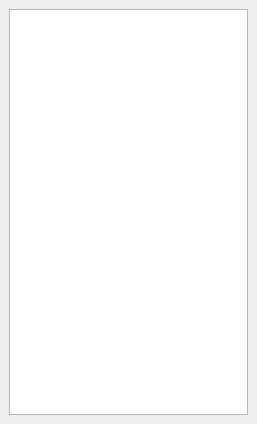
<?xml version="1.0" encoding="UTF-8"?>
<ui version="4.0">
 <class>PanelTopics</class>
 <widget class="QWidget" name="PanelTopics">
  <property name="geometry">
   <rect>
    <x>0</x>
    <y>0</y>
    <width>257</width>
    <height>424</height>
   </rect>
  </property>
  <property name="windowTitle">
   <string>Topics</string>
  </property>
  <layout class="QVBoxLayout">
   <property name="spacing">
    <number>6</number>
   </property>
   <property name="margin">
    <number>9</number>
   </property>
   <item>
    <widget class="QTreeWidget" name="tree">
     <property name="headerHidden">
      <bool>true</bool>
     </property>
     <property name="columnCount">
      <number>1</number>
     </property>
     <column>
      <property name="text">
       <string notr="true">1</string>
      </property>
     </column>
    </widget>
   </item>
  </layout>
 </widget>
 <layoutdefault spacing="6" margin="11"/>
 <pixmapfunction>qPixmapFromMimeSource</pixmapfunction>
 <resources/>
 <connections/>
</ui>
